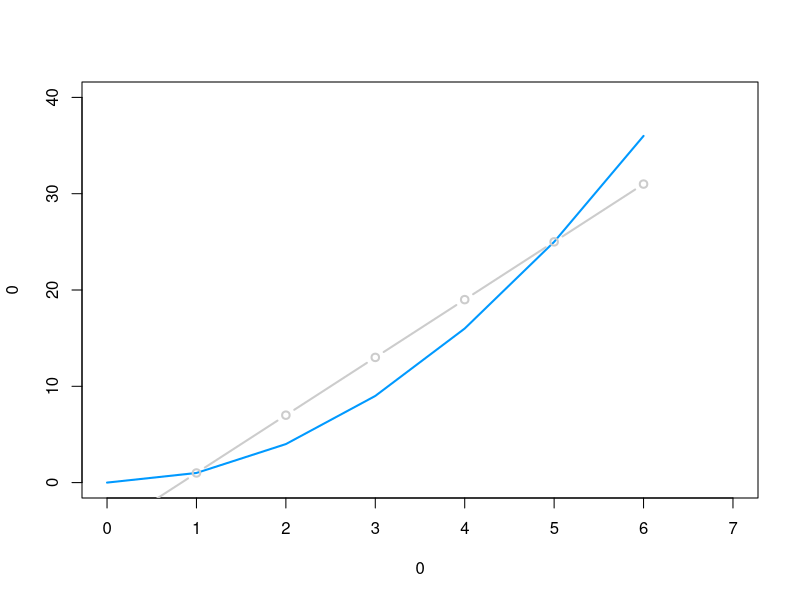

The R script that drew this image:
xs <- 0:6

# BLAU
fnOrigin <- function(x) return(x^2)

# GRAU
fnTry <- function (x) return((6 * x) - 5)

ys <- mapply(fnOrigin, xs)
ys.fn <- mapply(fnTry, xs)

err <- function(data) {
    data.mean = mean(data)
    serr = mapply(function(d) return(abs(d - data.mean) ^ 2), data)
    return(sum(serr))
}

ys.err = err(ys)
ys.err

ys.fn.pre = sum(mapply(function(d) {
    return(d)
}, ys))

ys.fn.err = err(ys.fn.pre)
ys.fn.err

plot(
    x=0,
    y=0,
    xlim=c(0,7),
    ylim=c(0,40),
    type="n"
  )

lines(x= xs, y=ys, col="#0099ff", lwd=2, type="l")
lines(x= xs, y=ys.fn, col="#cccccc", lwd=2, type="b")
